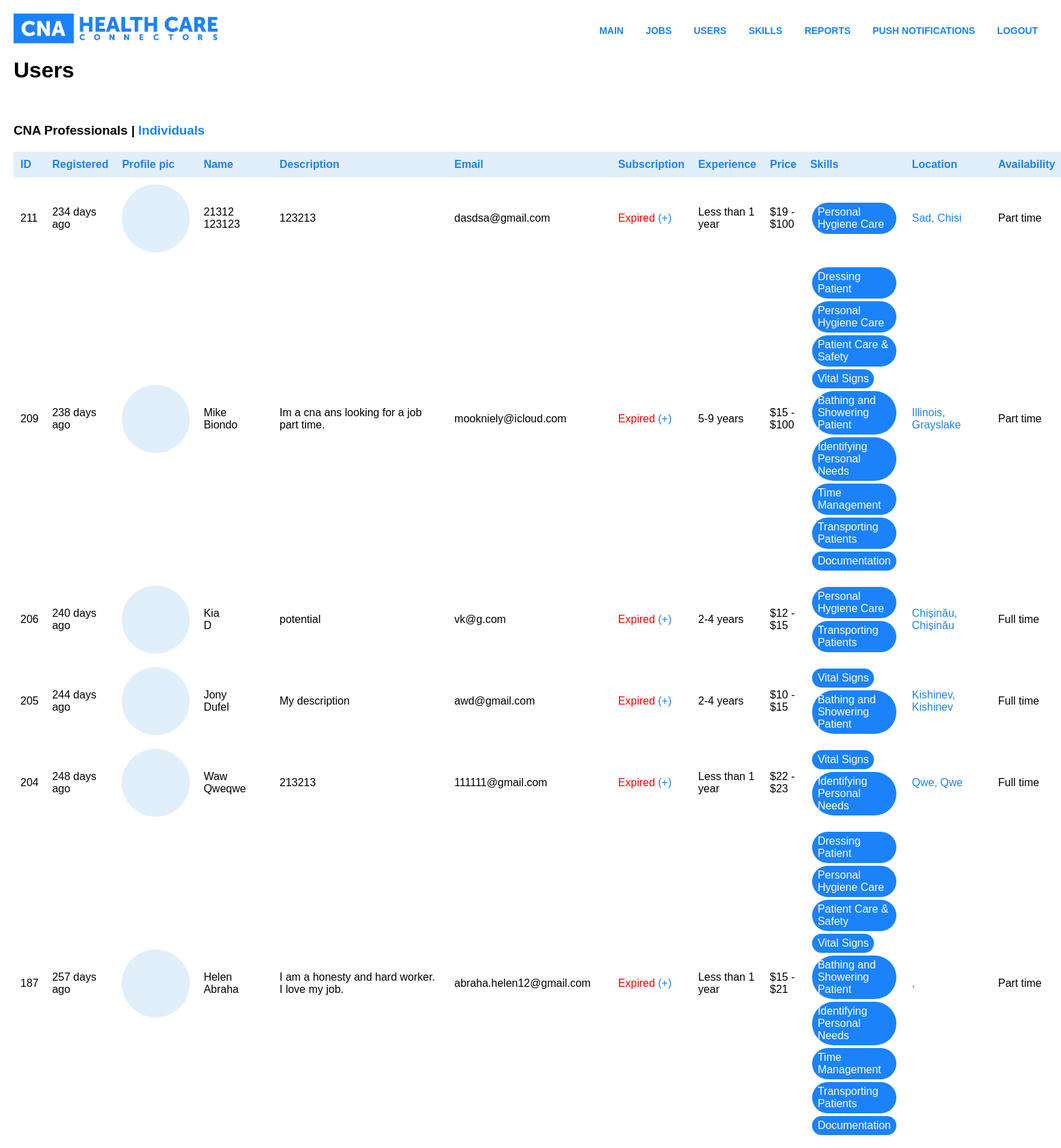
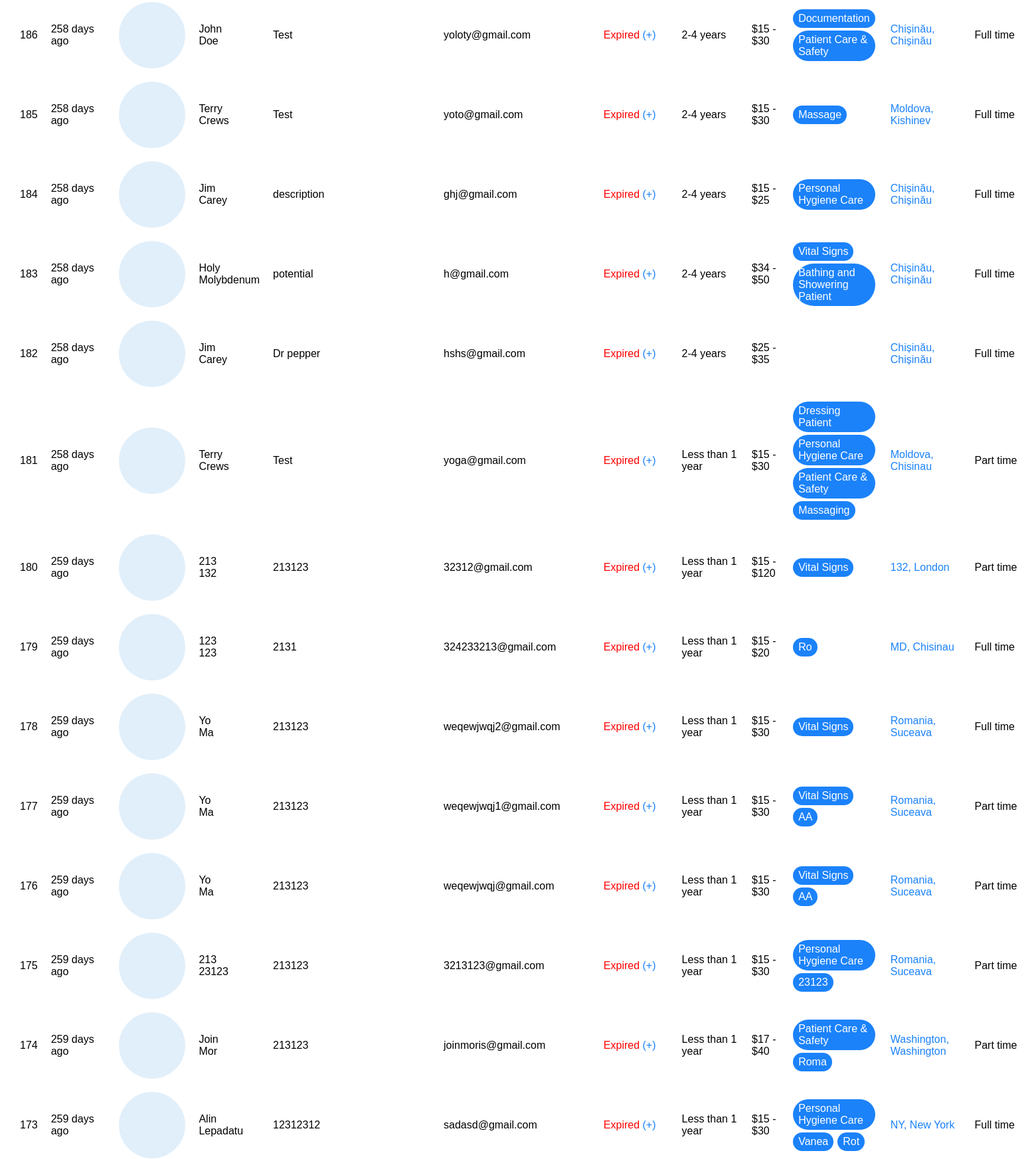
Page /admin/users.php (signed in, upper part) on the committed database (2 pictures, top to bottom).
### tables this page shows
CREATE TABLE `users` (
  `id` int(11) NOT NULL,
  `password` varchar(255) NOT NULL,
  `email` varchar(255) NOT NULL,
  `type` int(11) NOT NULL DEFAULT '0',
  `last_name` varchar(255) NOT NULL,
  `first_name` varchar(255) NOT NULL,
  `address_lat` varchar(255) NOT NULL,
  `address_long` varchar(255) NOT NULL,
  `experience` int(11) NOT NULL DEFAULT '0',
  `available_time` int(11) NOT NULL DEFAULT '1',
  `price_min` int(11) NOT NULL DEFAULT '15',
  `price_max` int(11) NOT NULL DEFAULT '15',
  `phone` varchar(255) NOT NULL DEFAULT ' ',
  `birthday` varchar(255) NOT NULL DEFAULT ' ',
  `description` text NOT NULL,
  `profile_img` varchar(255) DEFAULT '',
  `gender` int(11) NOT NULL DEFAULT '0',
  `subscribed` int(11) NOT NULL DEFAULT '0',
  `available` int(11) NOT NULL DEFAULT '1',
  `registration_time` timestamp NOT NULL DEFAULT CURRENT_TIMESTAMP,
  `android_push` varchar(255) NOT NULL DEFAULT '',
  `ios_push` varchar(255) NOT NULL DEFAULT '',
  `expire` date DEFAULT NULL,
  `hidden` int(11) NOT NULL DEFAULT '0',
  `city` varchar(255) NOT NULL DEFAULT '',
  `state` varchar(255) NOT NULL,
  `address` varchar(255) NOT NULL DEFAULT '',
  `zip` varchar(255) NOT NULL DEFAULT '',
  `other_skills` varchar(255) NOT NULL DEFAULT ''
);

CREATE TABLE `skills` (
  `id` int(11) NOT NULL,
  `name` varchar(255) NOT NULL
);

### db.php (called while the page is built, shortened)
<? class db
{
    protected $datab;
    public function __construct($username, $password, $host, $dbname, $options=array()){
        try {
            $this->datab = new PDO("mysql:host={$host};dbname={$dbname};charset=utf8", $username, $password, $options);
            $this->datab->setAttribute(PDO::ATTR_ERRMODE, PDO::ERRMODE_EXCEPTION);
            $this->datab->setAttribute(PDO::ATTR_DEFAULT_FETCH_MODE, PDO::FETCH_ASSOC);
        }
        catch(PDOException $e) {
            $this->isConnected = false;
            throw new Exception($e->getMessage());
        }
    }
    public function getRow($query, $params=array()){
        try{
            $stmt = $this->datab->prepare($query);
            $stmt->execute($params);
            return $stmt->fetch();
            }catch(PDOException $e){
            throw new Exception($e->getMessage());
        }
    }
    public function getRows($query, $params=array()){
        try{
            $stmt = $this->datab->prepare($query);
            $stmt->execute($params);
            return $stmt->fetchAll();
            }catch(PDOException $e){
            throw new Exception($e->getMessage());
        }
    }
}
$db = new db("root", "123RO1C", "localhost", "health_care", array(PDO::MYSQL_ATTR_INIT_COMMAND => 'SET NAMES utf8'));
?>

### User.php (called while the page is built, shortened)
 <?php
 function get_city($job)
{
    $loc = array();
 $loc['city'] = $job['city'];
            $loc['state'] =  $job['state'];
            $loc['country'] = $job['state'];
$loc['address'] = $job['address'];
            return $loc;
}
function yearsDifference($endDate, $beginDate)
{
   $date_parts1=explode("-", $beginDate);
   $date_parts2=explode("-", $endDate);
   return $date_parts2[0] - $date_parts1[0];
}
function distance($lat1, $lon1, $lat2, $lon2, $unit) {
  $theta = $lon1 - $lon2;
  $dist = sin(deg2rad($lat1)) * sin(deg2rad($lat2)) +  cos(deg2rad($lat1)) * cos(deg2rad($lat2)) * cos(deg2rad($theta));
  $dist = acos($dist);
  $dist = rad2deg($dist);
  $miles = $dist * 60 * 1.1515;
  $unit = strtoupper($unit);
  if ($unit == "K") {
      return ($miles * 1.609344);
  } else if ($unit == "N") {
      return ($miles * 0.8684);
  } else {
   if($miles > 99)
      {
     $miles = round($miles);
return (int)$miles;
      } else {
              return   sprintf('%0.2f',$miles);
      }
  }
}
class User {
 public static function profile($user, $type, $curentUser = 0) {
     global $db;
     global $POST;
if($type == "id")
{
$user = $db->getRow("SELECT * FROM users WHERE id = ?", array($user));
 $skills = User::skills($user['id']);
 $otherSkill = explode(",",$user['other_skills']);
 foreach($otherSkill as $skil)
 {
    if(strlen($skil) > 0) {
    $skills[] = array("id"=>"35", "name"=>$skil);
    }
 }
 $user['skills'] = $skills;
   unset($user['password']);
     unset($user['subscribed']);
     unset($user['registration_time']);
     unset($user['other_skills']);
$user['location'] =  get_city($user);
$date2 = date_create($user['birthday']);
 $date2=  date_format($date2,"Y-m-d");
     $user['years'] = yearsDifference(date("Y-m-d"), $date2);
    $user['distance'] = distance($user['address_lat'], $user['address_long'], $POST['lat'], $POST['long'], "M");
    $medias = 0;
  $ratings = $db->getRows("SELECT * FROM rating WHERE to_user = ? AND type = 1", array($user['id']));
  foreach($ratings as $rating)
  {
      $medias = $medias+$rating['rating'];
  }
  if(count($ratings) > 0) {
  $medias = $medias/count($ratings);
  }
    $user['userRating'] = $medias;
    $user['myRating'] = 0;
}
return $user;
    }
    public static function skills($userid)
    {
        global $db;
$skillsList = array();
$skills = $db->getRows("SELECT * from skills_attribute WHERE user_id = ?", array($userid));
foreach($skills as $skill)
{
    $skillsList[] = $db->getRow("SELECT * FROM skills WHERE id = ?", array($skill['skill_id']));
}
return $skillsList;
    }
}
    ?>

### admin/users.php (the view, shortened to what this page needs)
<?
include("top.php");
include("../User.php");
if(isset($_GET['extend']))
{
$db->updateRow("UPDATE users SET subscribed = 1, expire =  DATE_ADD(CURDATE(), INTERVAL +30 DAY)  WHERE id = $_GET[extend]");
}else {
$id = "";
if ($_GET['type'] == "individuals") {
	$rows = $db->getRows("SELECT * FROM users WHERE type = '0' $id ORDER by id DESC ");
}else {
	$rows = $db->getRows("SELECT * FROM users WHERE type = '1' $id ORDER by id DESC");
}
?>
<?php if ($_GET['type'] == "individuals") { ?>
	<h3><a href='users.php?type=cna'>CNA Professionals</a> | Individuals</h3>
	<table>
		<tr>
			<td>ID</td>
			<td>Email</td>
			<td>Name</td>
			<td>Location</td>
			<td>Subscription</td>
			<td class="small">Jobs</td>
			<td class="small">Private</td>
			<td class="small">Actions</td>
		</tr>
		<?php foreach ($rows as $row) { ?>
		<tr <?php if ($row['hidden'] == 1) { echo "class='blocked'"; } ?>>
			<td><? echo $row['id'];?></td>
			<td><? echo $row['email'];?></td>
			<td><? echo $row['first_name']." <BR>".$row['last_name'];?></td>
			<td>
				<a target="_blank" href="https://www.google.com/maps?q=<? echo $row['address_lat'];?>,<? echo $row['address_long'];?>">
					<?php echo User::profile($row['id'], "id")["location"]['state'] . ", " . User::profile($row['id'], "id")["location"]['city']; ?>
				</a>
			</td>
			<td title="<?php echo $row['expire']; ?>">
				<?
				$expires = round((strtotime($row['expire']) - time()) / 60 / 60 / 24);
				if ($expires < 1) {
					echo "<span style='color:red;'>Expired</span> <a href='http://104.131.152.91/health-care/admin/users.php?extend=" . $row['id'] . "'>(+)</a>";
				}else{
					echo $expires . " days left <a href='http://104.131.152.91/health-care/admin/users.php?extend=" . $row['id'] . "'>(+)</a>";
				}
				?>
			</td>
			<td>
				<?php
				$jobs = $db->getRows("SELECT * FROM jobs WHERE byUser = $row[id]");
				echo count($jobs);
				?>
			</td>
			<td>
			<?php
				$private_jobs = $db->getRows("SELECT * FROM jobs WHERE byUser = $row[id] AND private = 1");
				echo count($private_jobs);
				?>
			</td>
			<td>
				<?php if ($row['hidden'] == 1) { ?>
					<a href="?unremove=<? echo $row[id] ?>&type=indi"> Unblock </a>
				<?php }else { ?>
					<a href="?remove=<? echo $row[id] ?>&type=indi"> Block </a>
				<?php } ?>
			</td>
		</tr>
		<?php } ?>
	</table>
<?php } else { ?>
	<h3>CNA Professionals | <a href='users.php?type=individuals'>Individuals</a></h3>
	<table>
		<tr>
			<td>ID</td>
			<td>Registered</td>
			<td>Profile pic</td>
			<td>Name</td>
			<td>Description</td>
			<td>Email</td>
			<td>Subscription</td>
			<td>Experience</td>
			<td>Price</td>
			<td>Skills</td>
			<td>Location</td>
			<td>Availability</td>
		</tr>
		<?php foreach($rows as $row) { ?>
		<tr <?php if ($row['hidden'] == 1) { echo "class='blocked'"; } ?>>
			<td><? echo $row['id']; ?></td>
			<td title="<?php echo $row['registration_time']; ?>"><?php echo round((time() - strtotime($row['registration_time'])) / 60 / 60 / 24) . " days ago"; ?></td>
			<td><a target="_blank" href="http://104.131.152.91/health-care/<? echo $row['profile_img'];?>"><div class="user_avatar" style="background-image:url('http://104.131.152.91/health-care/<? echo $row['profile_img'];?>');"></div></a></td>
			<td><? echo $row['first_name']." <BR>".$row['last_name'];?></td>
			<td><?php echo $row['description'] ?></td>
			<td><? echo $row['email'];?></td>
			<td title="<?php echo $row['expire']; ?>">
				<?
				$expires = round((strtotime($row['expire']) - time()) / 60 / 60 / 24);
				if ($expires < 1) {
					echo "<span style='color:red;'>Expired</span> <a href='http://104.131.152.91/health-care/admin/users.php?extend=" . $row['id'] . "'>(+)</a>";
				}else{
					echo $expires . " days left <a href='http://104.131.152.91/health-care/admin/users.php?extend=" . $row['id'] . "'>(+)</a>";
				}
				?>
			</td>
			<td>
				<?php
					$experience = $row['experience'];
					if($experience == 0) { $experience = "Less than 1 year"; }
					if($experience == 1) { $experience = "2-4 years"; }
					if($experience == 2) { $experience = "5-9 years"; }
					if($experience == 3) { $experience = "10-14 years"; }
					if($experience == 4) { $experience = "15-20 years"; }
					if($experience == 5) { $experience = "20+ years"; }
					echo $experience;
				?>
			</td>
			<td><? echo "$" . $row['price_min']." - $".$row['price_max'];?></td>
			<td>
				<?php
				$skillList = User::profile($row['id'], "id")['skills'];
				foreach ($skillList as $skill) {
					echo "<span class='skill'>" . $skill['name'] . "</span>";
				}
				?>
			</td>
			<td>
				<a target="_blank" href="https://www.google.com/maps?q=<? echo $row['address_lat'];?>,<? echo $row['address_long'];?>">
					<?php echo User::profile($row['id'], "id")["location"]['state'] . ", " . User::profile($row['id'], "id")["location"]['city']; ?>
				</a>
			</td>
			<td><? if ($row['available_time'] == 1) { echo "Full time"; } else { echo "Part time"; } ?></td>
		</tr>
		<?php } ?>
	</table>
<?php } ?>
<? } ?>

### admin/style.css (style rules this page uses)
body { background-color: white; font-family: sans-serif; margin:20px; padding:0px; }
a { color:#1B82FA; text-decoration:none; }
table, tbody { margin:20px 0px; width:100%; border-collapse: collapse; }
table tr:first-child td { background-color: #E1EFFA; color:#1B82FA; font-weight: 600; }
table tr td { padding:10px; }
.user_avatar { width:100px; height:100px; display:block; background-size: cover; background-position: center center; background-color: #E1EFFA; border-radius: 99999px; }
span.skill { padding:5px 8px; background-color: #1B82FA; color:white; margin:2px 3px; border-radius:99px; display:inline-block; }

### rows in the picture
users: id "211", first_name "21312", last_name "123123", description "123213", email "dasdsa@gmail.com", experience "Less than 1 year", price_min "19", price_max "100", state "Sad", city "Chisi", available_time "Part time"
skills: name "Personal Hygiene Care"
users: id "209", first_name "Mike", last_name "Biondo", description "Im a cna ans looking for a job part time.", email "mookniely@icloud.com", experience "5-9 years", price_min "15", price_max "100", state "Illinois", city "Grayslake", available_time "Part time"
skills: name "Dressing Patient"
skills: name "Patient Care & Safety"
skills: name "Vital Signs"
skills: name "Bathing and Showering Patient"
skills: name "Identifying Personal Needs"
skills: name "Time Management"
skills: name "Transporting Patients"
skills: name "Documentation"
users: id "206", first_name "Kia", last_name "D", description "potential", email "vk@g.com", experience "2-4 years", price_min "12", price_max "15", state "Chișinău", city "Chișinău", available_time "Full time"
users: id "205", first_name "Jony", last_name "Dufel", description "My description", email "awd@gmail.com", experience "2-4 years", price_min "10", price_max "15", state "Kishinev", city "Kishinev", available_time "Full time"
users: id "204", first_name "Waw", last_name "Qweqwe", description "213213", email "111111@gmail.com", experience "Less than 1 year", price_min "22", price_max "23", state "Qwe", city "Qwe", available_time "Full time"
users: id "187", first_name "Helen", last_name "Abraha", description "I am a honesty and hard worker. I love my job.", email "abraha.helen12@gmail.com", experience "Less than 1 year", price_min "15", price_max "21", available_time "Part time"
users: id "186", first_name "John", last_name "Doe", description "Test", email "yoloty@gmail.com", experience "2-4 years", price_min "15", price_max "30", state "Chișinău", city "Chișinău", available_time "Full time"
users: id "185", first_name "Terry", last_name "Crews", description "Test", email "yoto@gmail.com", experience "2-4 years", price_min "15", price_max "30", name "Massage", state "Moldova", city "Kishinev", available_time "Full time"
users: id "184", first_name "Jim", last_name "Carey", description "description", email "ghj@gmail.com", experience "2-4 years", price_min "15", price_max "25", state "Chișinău", city "Chișinău", available_time "Full time"
users: id "183", first_name "Holy", last_name "Molybdenum", description "potential", email "h@gmail.com", experience "2-4 years", price_min "34", price_max "50", state "Chișinău", city "Chișinău", available_time "Full time"
users: id "182", first_name "Jim", last_name "Carey", description "Dr pepper", email "hshs@gmail.com", experience "2-4 years", price_min "25", price_max "35", state "Chișinău", city "Chișinău", available_time "Full time"
users: id "181", first_name "Terry", last_name "Crews", description "Test", email "yoga@gmail.com", experience "Less than 1 year", price_min "15", price_max "30", name "Massaging", state "Moldova", city "Chisinau", available_time "Part time"
users: id "180", first_name "213", last_name "132", description "213123", email "32312@gmail.com", experience "Less than 1 year", price_min "15", price_max "120", state "132", city "London", available_time "Part time"
users: id "179", first_name "123", last_name "123", description "2131", email "324233213@gmail.com", experience "Less than 1 year", price_min "15", price_max "20", name "Ro", state "MD", city "Chisinau", available_time "Full time"
users: id "178", first_name "Yo", last_name "Ma", description "213123", email "weqewjwqj2@gmail.com", experience "Less than 1 year", price_min "15", price_max "30", state "Romania", city "Suceava", available_time "Full time"
users: id "177", first_name "Yo", last_name "Ma", description "213123", email "weqewjwqj1@gmail.com", experience "Less than 1 year", price_min "15", price_max "30", name "AA", state "Romania", city "Suceava", available_time "Part time"
users: id "176", first_name "Yo", last_name "Ma", description "213123", email "weqewjwqj@gmail.com", experience "Less than 1 year", price_min "15", price_max "30", name "AA", state "Romania", city "Suceava", available_time "Part time"
users: id "175", first_name "213", last_name "23123", description "213123", email "3213123@gmail.com", experience "Less than 1 year", price_min "15", price_max "30", name "23123", state "Romania", city "Suceava", available_time "Part time"
users: id "174", first_name "Join", last_name "Mor", description "213123", email "joinmoris@gmail.com", experience "Less than 1 year", price_min "17", price_max "40", name "Roma", state "Washington", city "Washington", available_time "Part time"
users: id "173", first_name "Alin", last_name "Lepadatu", description "12312312", email "sadasd@gmail.com", experience "Less than 1 year", price_min "15", price_max "30", name "Vanea", name "Rot", state "NY", city "New York", available_time "Full time"

### other values in the picture
$pageName "Users"
